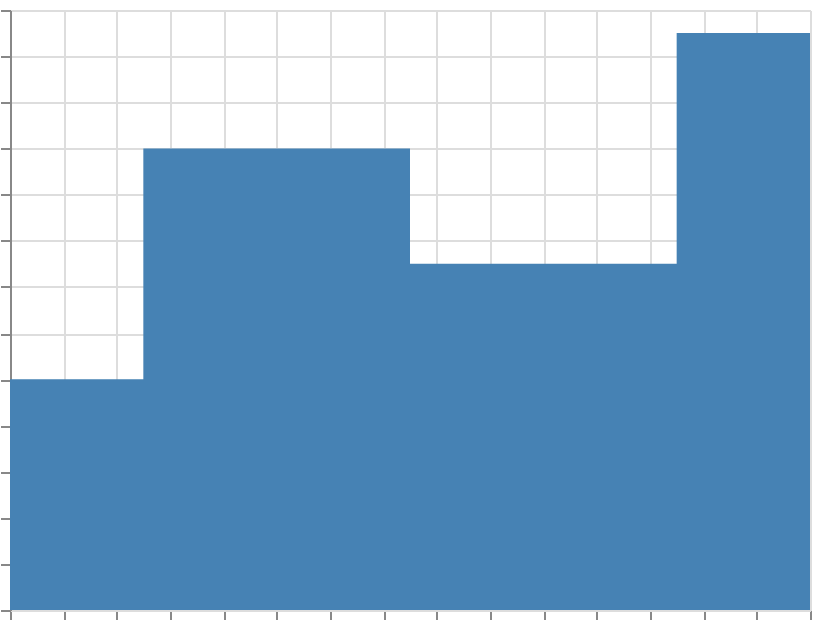

Describe this chart as a Vega-Lite specification.
### Vega specification from a JSON file in a GitHub repository (floating-point values rounded to 4 significant figures)
{"$schema": "https://vega.github.io/schema/vega/v6.json", "width": 400, "height": 300, "padding": 5, "autosize": "none", "data": [{"name": "table", "values": [{"x": 0, "y": 10}, {"x": 1, "y": 20}, {"x": 2, "y": 15}, {"x": 3, "y": 25}]}], "scales": [{"name": "x", "type": "linear", "domain": {"data": "table", "field": "x"}, "range": "width", "nice": true}, {"name": "y", "type": "linear", "domain": {"data": "table", "field": "y"}, "range": [{"signal": "height"}, 0], "nice": true}], "marks": [{"type": "area", "from": {"data": "table"}, "encode": {"update": {"x": {"scale": "x", "field": "x"}, "y": {"scale": "y", "field": "y"}, "y2": {"scale": "y", "value": 0}, "fill": {"value": "steelblue"}, "interpolate": {"value": "step"}}}}], "axes": [{"scale": "x", "orient": "bottom", "grid": true, "labels": false}, {"scale": "y", "orient": "left", "grid": true, "labels": false}]}
